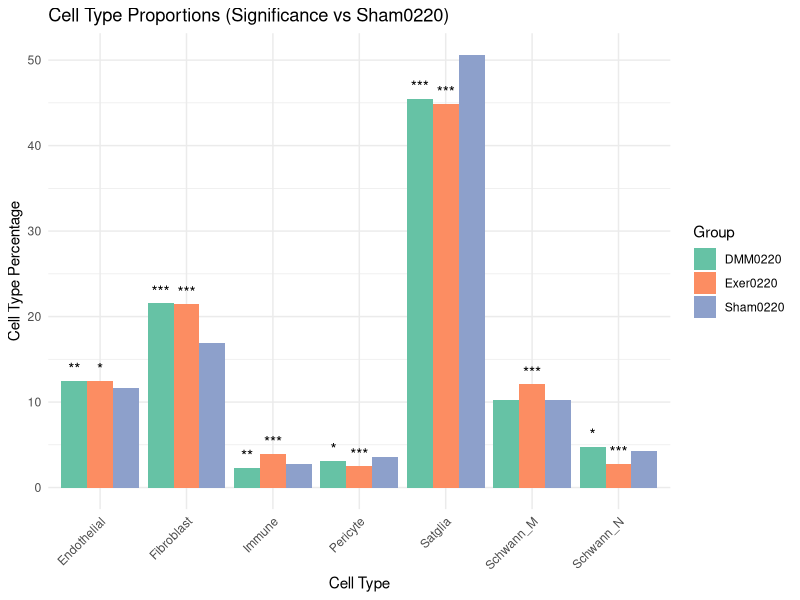

Recreate this plot in R.
#statistical analysis to verify differences in cell proportions - DRG single nuclei (mouse)
library(reshape2)
library(ggplot2)
library(dplyr)

# -----------------------------
# Data: counts per sample
# -----------------------------
celltypes <- c("Satglia", "Fibroblast", "Endothelial", "Schwann_M", 
               "Schwann_N", "Pericyte", "Immune")

sham0220 <- c(10694, 3579, 2450, 2175, 907, 749, 574)
exer0220 <- c(7345, 3509, 2040, 1975, 452, 409, 644)
dmm0220  <- c(8887, 4205, 2439, 2005, 937, 609, 450)

# Combine into a matrix
counts <- matrix(c(sham0220, exer0220, dmm0220), 
                 nrow = length(celltypes), byrow = FALSE,
                 dimnames = list(celltypes, c("Sham0220", "Exer0220", "DMM0220")))

# -----------------------------
# 1. Chi-squared test
# -----------------------------
chisq_test <- chisq.test(counts)
print("Chi-squared test across all cell types:")
print(chisq_test)

# -----------------------------
# 2. Fisher's exact tests per cell type
# -----------------------------
get_star <- function(p) {
  if (p < 0.001) return("***")
  else if (p < 0.01) return("**")
  else if (p < 0.05) return("*")
  else return("")
}

comparison_stars <- data.frame(
  CellType = character(),
  Comparison = character(),
  p_value = numeric(),
  Significance = character(),
  stringsAsFactors = FALSE
)

for (cell in celltypes) {
  total_sham <- sum(counts[, "Sham0220"])
  total_exer <- sum(counts[, "Exer0220"])
  total_dmm  <- sum(counts[, "DMM0220"])
  
  mat_exer <- matrix(c(counts[cell, "Sham0220"], total_sham - counts[cell, "Sham0220"],
                       counts[cell, "Exer0220"], total_exer - counts[cell, "Exer0220"]),
                     nrow = 2, byrow = TRUE)
  mat_dmm <- matrix(c(counts[cell, "Sham0220"], total_sham - counts[cell, "Sham0220"],
                      counts[cell, "DMM0220"], total_dmm - counts[cell, "DMM0220"]),
                    nrow = 2, byrow = TRUE)
  
  p_exer <- fisher.test(mat_exer)$p.value
  p_dmm  <- fisher.test(mat_dmm)$p.value
  
  comparison_stars <- rbind(comparison_stars,
                            data.frame(CellType = cell, Comparison = "Exer0220", 
                                       p_value = p_exer, Significance = get_star(p_exer)),
                            data.frame(CellType = cell, Comparison = "DMM0220", 
                                       p_value = p_dmm, Significance = get_star(p_dmm)))
}

# -----------------------------
# 3. Plot with significance asterisks
# -----------------------------
library(reshape2)
library(ggplot2)
library(dplyr)

# Melt counts for plotting
prop_df <- as.data.frame(counts)
prop_df$CellType <- rownames(prop_df)
prop_df_melt <- melt(prop_df, id.vars = "CellType", variable.name = "Group", value.name = "Count")

# Calculate percentages
total_counts <- tapply(prop_df_melt$Count, prop_df_melt$Group, sum)
prop_df_melt$Percentage <- mapply(function(count, group) {
  count / total_counts[[group]] * 100
}, prop_df_melt$Count, prop_df_melt$Group)

# Merge significance stars
prop_df_melt <- left_join(prop_df_melt, comparison_stars, by = c("CellType", "Group" = "Comparison"))

# Plot
ggplot(prop_df_melt, aes(x = CellType, y = Percentage, fill = Group)) +
  geom_bar(stat = "identity", position = position_dodge(width = 0.9)) +
  geom_text(aes(label = Significance), 
            position = position_dodge(width = 0.9),
            vjust = -0.5, size = 4, na.rm = TRUE) +
  ylab("Cell Type Percentage") +
  xlab("Cell Type") +
  ggtitle("Cell Type Proportions (Significance vs Sham0220)") +
  theme_minimal() +
  theme(axis.text.x = element_text(angle = 45, hjust = 1)) +
  scale_fill_brewer(palette = "Set2")
